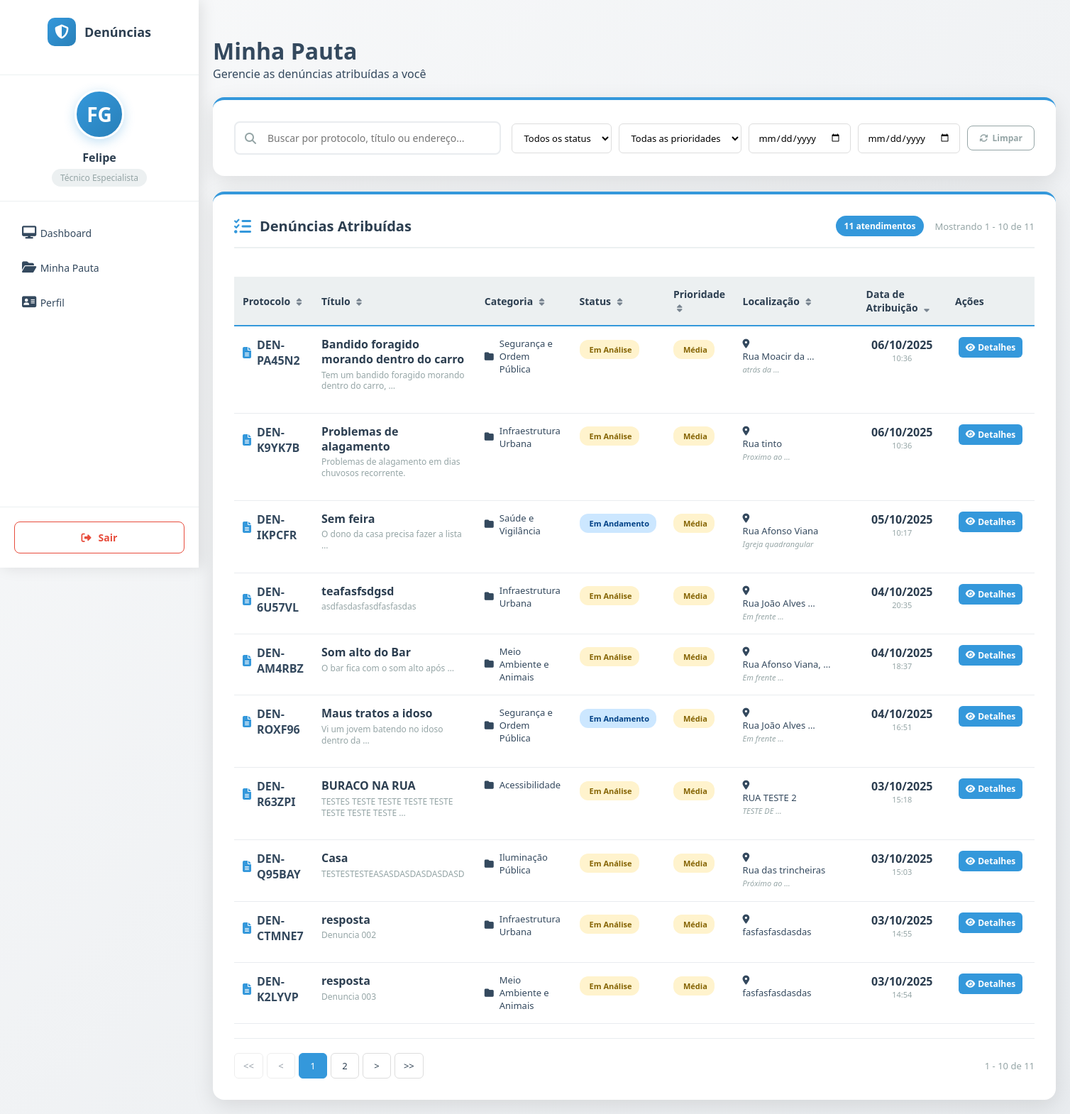
The app's page /tecnico/minhas-denuncias/ (signed in), older data.
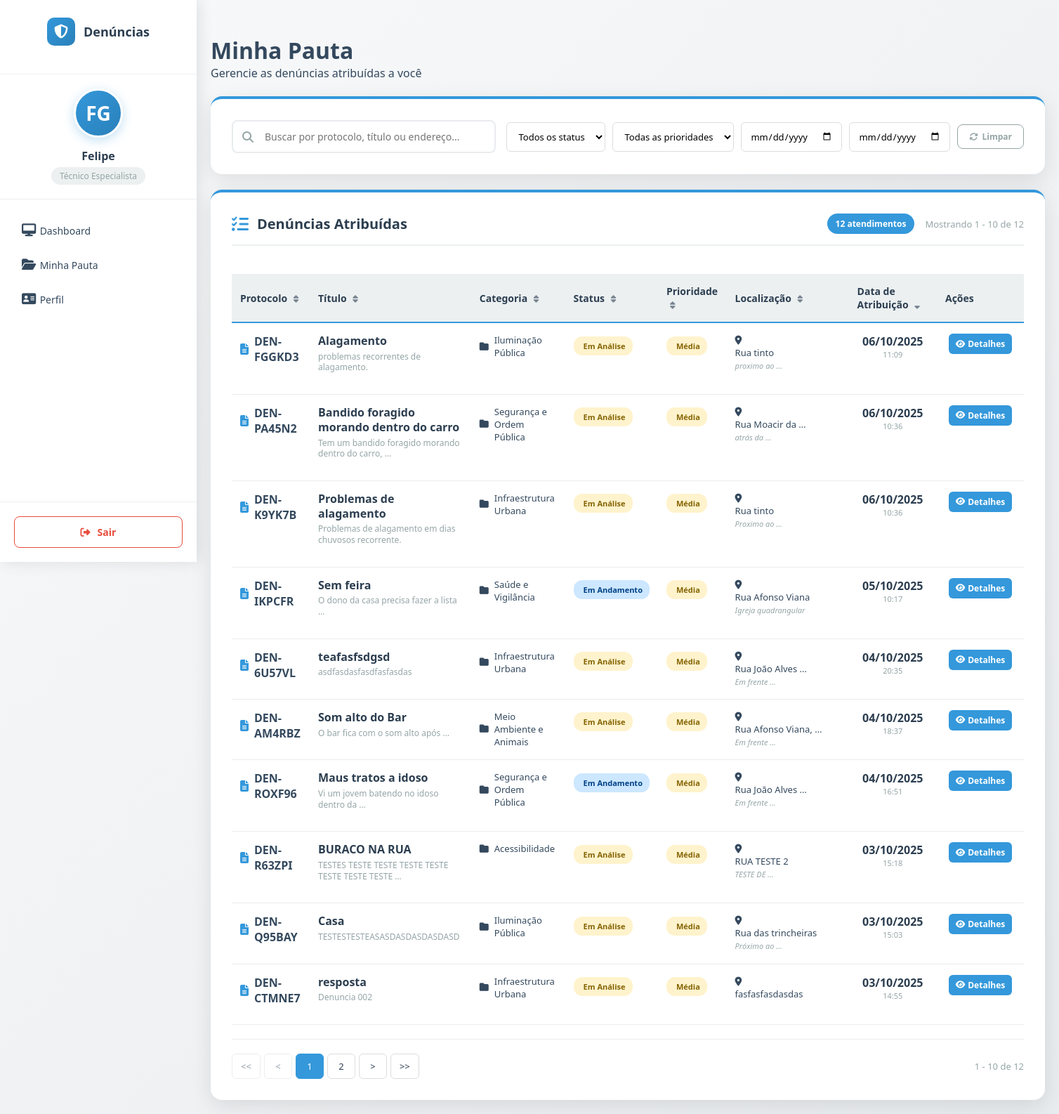
The same page, newer data.
### denuncias/models.py (models this page shows, shortened)
class Denuncia(models.Model):
    STATUS_CHOICES = [
        ('NÃO_ATRIBUIDO', 'Aguardando Atribuição'),
        ('RECEBIDA', 'Recebida'),
        ('EM_ANALISE', 'Em Análise'),
        ('EM_ANDAMENTO', 'Em Andamento'),
        ('RESOLVIDA', 'Resolvida'),
        ('ARQUIVADA', 'Arquivada'),
    ]
    PRIORIDADE_CHOICES = [
        ('BAIXA', 'Baixa'),
        ('MEDIA', 'Média'),
        ('ALTA', 'Alta'),
        ('URGENTE', 'Urgente'),
    ]
    protocolo = models.CharField(
        max_length=10,
        primary_key=True,
        blank=True,
        editable=False,
        unique=True,
        verbose_name="Número do Protocolo"
    )
    titulo = models.CharField(
        max_length=200,
        verbose_name="Título da Denúncia",
        help_text="Título resumido do problema"
    )
    descricao = models.TextField(
        verbose_name="Descrição Detalhada",
        help_text="Descreva o problema em detalhes"
    )
    endereco = models.CharField(
        max_length=255,
        verbose_name="Localização",
        help_text="Endereço ou local onde ocorreu o problema"
    )
    ponto_referencia = models.CharField(
        max_length=255,
        blank=True,
        null=True,
        verbose_name="Ponto de Referência",
        help_text="Ponto de referência próximo (opcional)"
    )
    categoria = models.ForeignKey(
        Categoria,
        on_delete=models.PROTECT,
        related_name='denuncias',
        verbose_name="Categoria do Problema"
    )
    status = models.CharField(
        max_length=20,
        choices=STATUS_CHOICES,
        default='NÃO_ATRIBUIDO',
        verbose_name="Status da Denúncia"
    )
    prioridade = models.CharField(
        max_length=20,
        choices=PRIORIDADE_CHOICES,
        default='MEDIA',
        verbose_name="Prioridade"
    )
    contato = models.CharField(
        max_length=100,
        blank=True,
        null=True,
        verbose_name="Contato",
        help_text="Telefone ou e-mail para retorno (opcional)"
    )
    foto = models.ImageField(
        upload_to='denuncias/',
        blank=True,
        null=True,
        verbose_name="Foto do Problema",
        help_text="Faça upload de uma foto que mostre o problema",
        validators=[
            FileExtensionValidator(
                allowed_extensions=['jpg', 'jpeg', 'png', 'gif'],
                message="Somente imagens JPG, JPEG, PNG ou GIF são permitidas"
            )
        ]
    )
    data_criacao = models.DateTimeField(
        auto_now_add=True,
        verbose_name="Data de Criação"
    )
    data_atualizacao = models.DateTimeField(
        auto_now=True,
        verbose_name="Última Atualização"
    )
    data_previsao_resolucao = models.DateField(
        blank=True,
        null=True,
        verbose_name="Previsão de Resolução"
    )
    data_resolucao = models.DateField(
        blank=True,
        null=True,
        verbose_name="Data de Resolução"
    )
    resolucao = models.TextField(
        blank=True,
        null=True,
        verbose_name="Solução Aplicada",
        help_text="Descrição de como o problema foi resolvido"
    )
    observacoes_internas = models.TextField(
        blank=True,
        null=True,
        verbose_name="Observações Internas",
        help_text="Observações para uso da equipe administrativa"
    )
    tecnico = models.ForeignKey(
    'auth.User',
    null=True,
    blank=True,
    on_delete=models.SET_NULL,
    related_name='denuncias_atribuidas',
    verbose_name="Técnico Responsável"
    )
    class Meta:
        verbose_name = 'Denúncia'
        verbose_name_plural = 'Denúncias'
        ordering = ['-data_criacao']
        indexes = [
            models.Index(fields=['status']),
            models.Index(fields=['prioridade']),
            models.Index(fields=['data_criacao']),
            models.Index(fields=['categoria']),
        ]

class Categoria(models.Model):
    nome = models.CharField(max_length=100, unique=True)
    descricao = models.TextField(blank=True, null=True, help_text="Descrição opcional da categoria")
    ativo = models.BooleanField(default=True, help_text="Se a categoria está ativa para uso")
    ordem = models.PositiveIntegerField(default=0, help_text="Ordem de exibição da categoria")
    class Meta:
        verbose_name = 'Categoria'
        verbose_name_plural = 'Categorias'
        ordering = ['ordem', 'nome']

### tecnico/views.py (the view)
# urls.py: path('minhas-denuncias/', views.dashboard, name='minhas_denuncias'),
@login_required
def dashboard(request):
    denuncias_nao_atribuidas = Denuncia.objects.filter(
        tecnico__isnull=True,
        status='NÃO_ATRIBUIDO'
    )
    minhas_denuncias_lista = Denuncia.objects.filter(
        tecnico=request.user
    ).exclude(
        status__in=['RESOLVIDA', 'ARQUIVADA']
    )
    sort_field = request.GET.get('sort', 'data_atualizacao')
    order = request.GET.get('order', 'desc')
    valid_sort_fields = ['protocolo', 'titulo', 'categoria__nome', 'status', 'prioridade', 'data_atualizacao']
    if sort_field not in valid_sort_fields:
        sort_field = 'data_atualizacao'
    order_prefix = '-' if order == 'desc' else ''
    minhas_denuncias_lista = minhas_denuncias_lista.order_by(f'{order_prefix}{sort_field}')
    paginator = Paginator(minhas_denuncias_lista, 15)
    page_number = request.GET.get('page', 1)
    try:
        minhas_denuncias_paginadas = paginator.page(page_number)
    except PageNotAnInteger:
        minhas_denuncias_paginadas = paginator.page(1)
    except EmptyPage:
        minhas_denuncias_paginadas = paginator.page(paginator.num_pages)
    context = {
        'denuncias_nao_atribuidas': denuncias_nao_atribuidas,
        'minhas_denuncias': minhas_denuncias_paginadas,
        'current_sort': sort_field,
        'current_order': order,
    }
    return render(request, 'denuncia_tecnico.html', context)

### tecnico/templates/denuncia_tecnico.html (shortened to what the changed rows need)
{% extends 'tecnico/base.html' %}
{% load static %}
{% block content %}
<div class="container-fluid">
    <div class="header">
        <div class="user-info">
            <div class="user-details">
                <h1>Minha Pauta</h1>
            </div>
        </div>
    </div>
    <br>
    <br>
    <div class="card">
        <div class="card-header">
            <div class="header-actions">
                <span class="badge badge-primary" id="totalCount">{{ minhas_denuncias.paginator.count }} atendimentos</span>
                <span class="pagination-info" id="paginationInfo">
                    Mostrando <span id="startIndex">1</span> - <span id="endIndex">10</span> de <span id="totalItems">{{ minhas_denuncias.paginator.count }}</span>
                </span>
            </div>
        </div>
        <div class="table-container">
            <table class="denuncias-table" id="denunciasTable">
                <thead>
                    <tr>
                        <th data-sort="protocolo" class="sortable">
                            Protocolo <i class="fas fa-sort"></i>
                        </th>
                        <th data-sort="titulo" class="sortable">
                            Título <i class="fas fa-sort"></i>
                        </th>
                        <th data-sort="categoria" class="sortable">
                            Categoria <i class="fas fa-sort"></i>
                        </th>
                        <th data-sort="status" class="sortable">
                            Status <i class="fas fa-sort"></i>
                        </th>
                        <th data-sort="prioridade" class="sortable">
                            Prioridade <i class="fas fa-sort"></i>
                        </th>
                        <th data-sort="endereco" class="sortable">
                            Localização <i class="fas fa-sort"></i>
                        </th>
                        <th data-sort="data_atualizacao" class="sortable">
                            Data de Atribuição <i class="fas fa-sort"></i>
                        </th>
                        <th>Ações</th>
                    </tr>
                </thead>
                <tbody id="denunciasTableBody">
                    {% for denuncia in minhas_denuncias %}
                    <tr class="denuncia-row"
                        data-status="{{ denuncia.status }}"
                        data-prioridade="{{ denuncia.prioridade }}"
                        data-data="{{ denuncia.data_atualizacao|date:'Y-m-d' }}"
                        data-protocolo="{{ denuncia.protocolo }}"
                        data-titulo="{{ denuncia.titulo|lower }}"
                        data-categoria="{{ denuncia.categoria.nome|lower }}"
                        data-endereco="{{ denuncia.endereco|lower }}">
                        <td>
                            <div class="protocolo-cell">
                                <i class="fas fa-file-alt"></i>
                                <strong>{{ denuncia.protocolo }}</strong>
                            </div>
                        </td>
                        <td>
                            <div class="titulo-cell">
                                <div class="denuncia-titulo">{{ denuncia.titulo }}</div>
                                <div class="denuncia-descricao">{{ denuncia.descricao|truncatewords:8 }}</div>
                            </div>
                        </td>
                        <td>
                            <div class="categoria-cell">
                                <i class="fas fa-{{ denuncia.categoria.icone|default:'folder' }}"></i>
                                {{ denuncia.categoria.nome }}
                            </div>
                        </td>
                        <td>
                            <span class="status-badge status-{{ denuncia.status|lower }}">
                                {{ denuncia.get_status_display }}
                            </span>
                        </td>
                        <td>
                            <span class="priority-badge priority-{{ denuncia.prioridade|lower }}">
                                {{ denuncia.get_prioridade_display }}
                            </span>
                        </td>
                        <td>
                            <div class="localizacao-cell">
                                <i class="fas fa-map-marker-alt"></i>
                                <span class="endereco-text">{{ denuncia.endereco|truncatewords:3 }}</span>
                                {% if denuncia.ponto_referencia %}
                                <small class="ponto-referencia" title="{{ denuncia.ponto_referencia }}">
                                    {{ denuncia.ponto_referencia|truncatewords:2 }}
                                </small>
                                {% endif %}
                            </div>
                        </td>
                        <td>
                            <div class="data-cell">
                                <div class="data-principal">{{ denuncia.data_atualizacao|date:"d/m/Y" }}</div>
                                <div class="data-secundaria">{{ denuncia.data_atualizacao|date:"H:i" }}</div>
                            </div>
                        </td>
                        <td>
                            <div class="action-buttons">
                                <a href="{% url 'tecnico:detalhe_denuncia' denuncia.protocolo %}" class="btn btn-primary btn-sm" title="Ver detalhes" style="text-decoration: none;">
                                    <i class="fas fa-eye"></i>
                                    <span class="btn-text">Detalhes</span>
                                </a>
                            </div>
                        </td>
                    </tr>
                    {% endfor %}
                </tbody>
            </table>
        </div>
        <div class="pagination-container" id="jsPaginationContainer">
            <div class="pagination-stats" id="paginationStats">
                <span id="startIndexStats">1</span> - <span id="endIndexStats">10</span> de <span id="totalItemsStats">{{ minhas_denuncias.paginator.count }}</span>
            </div>
        </div>
    </div>
</div>
{% endblock %}

Row changes from the older to the newer data that the page shows:
no longer on this page (row unchanged): Denuncia: protocolo "DEN-K2LYVP", titulo "resposta", descricao "Denuncia 003", categoria.nome "Meio Ambiente e Animais", status "Em Análise", prioridade "Média", endereco "fasfasfasdasdas", data_atualizacao "03/10/2025", data_atualizacao "14:54"
added Denuncia: protocolo "DEN-FGGKD3", titulo "Alagamento", descricao "problemas recorrentes de alagamento.", categoria.nome "Iluminação Pública", status "Em Análise", prioridade "Média", endereco "Rua tinto", ponto_referencia "proximo ao …", data_atualizacao "06/10/2025", data_atualizacao "11:09"
Text that changed along with them:
text written by a page script: "11 atendimentos" → "12 atendimentos"
{{ minhas_denuncias.paginator.count }}: "11" → "12"
